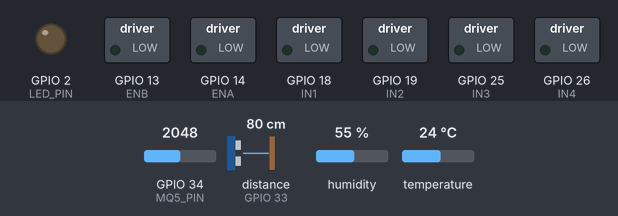
Recording of a sketch running on a simulated ESP32. Shown: switched loads named in the sketch (green lamp = pin HIGH), output pins drawn as LEDs (lit = HIGH). Wiring (inferred from the names in the program): ultrasonic range finder: trigger GPIO 27; echo GPIO 33. The test bench sets the inputs (shaded band); at power-on: temperature 24 °C, GPIO 34 (MQ5_PIN) = 2048, distance to the obstacle (sensor on GPIO 33) 80 cm, humidity 55 %. The echo pulse lasts 58.3 µs per cm; pins used as bus, display or sensor lines are not drawn; what the sketch prints to the serial monitor is not drawn.

Above: at 0.0 s.
At 7.4 s:
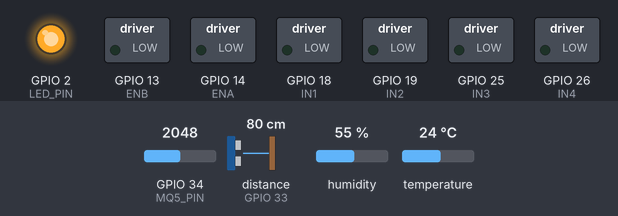
7.5 s: temperature set to 37.7 °C
9.0 s: temperature set to 38.7 °C
13.6 s: GPIO 34 (MQ5_PIN) set to 1025
15.1 s: GPIO 34 (MQ5_PIN) set to 946
Timing chart, 0 to 18.1 s (numbered marks = the images above; inputs shaded):
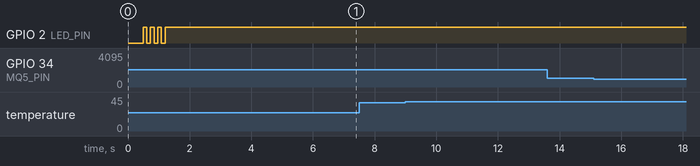

The sketch:

PHOENIX_CAR.ino
```cpp
/*
  PHOENIX - ESP32 DevKit Car Controller
*/

#include <esp_now.h>
#include <WiFi.h>
#include <DHT.h>

// ===== MOTOR PINS =====
#define IN1  18
#define IN2  19
#define ENA  14   // Right motors speed

#define IN3  25
#define IN4  26
#define ENB  13   // Left motors speed

// ===== SENSOR PINS =====
#define TRIG_PIN  27
#define ECHO_PIN  33
#define DHT_PIN    4
#define MQ5_PIN   34
#define LED_PIN    2

// ===== PWM — 5kHz works reliably while keeping hum higher out of audible range =====
#define PWM_FREQ  5000
#define PWM_RES   8        // 8-bit: 0-255

// ===== REMOTE MAC =====
uint8_t remoteMac[] = {0xAC, 0xA7, 0x04, 0xBC, 0xB4, 0xBC};

// ===== STRUCTS — packed prevents padding mismatch between C3 and DevKit =====
typedef struct __attribute__((packed)) {
  int  leftSpeed;
  int  rightSpeed;
  bool stopCommand;
  bool spinCommand;
} RemoteCommand;

typedef struct __attribute__((packed)) {
  int   distance;
  float temperature;
  int   gasValue;
  char  dangerLevel[10];
  bool  obstacleDetected;
  bool  mq5Warmed;
} CarData;

RemoteCommand remoteCmd;
CarData       carData;

// ===== SENSOR STATE =====
#define DHT_TYPE DHT22
DHT dht(DHT_PIN, DHT_TYPE);

float  temperature      = 25.0;
int    distance         = 400;
int    gasValue         = 0;
String dangerLevel      = "LOW";
bool   obstacleDetected = false;
bool   mq5Warmed        = false;

unsigned long mq5Start    = 0;
unsigned long lastDHTRead = 0;
const int     MQ5_THRESHOLD = 2800;

// ===== SPIN STATE =====
bool          spinActive = false;
unsigned long spinStart  = 0;
const unsigned long SPIN_MS = 900UL;

// ===== LAST DIRECTION (for shoot-through protection) =====
int lastL = 0;
int lastR = 0;

// ===== CONNECTION =====
volatile unsigned long lastRemoteMsg   = 0;
volatile bool          remoteConnected = false;
const unsigned long    REMOTE_TIMEOUT  = 2500;

// ===================================================
// MOTOR CONTROL
// ===================================================
void motorSpeed(uint8_t pin, int val) {
  ledcWrite(pin, constrain(abs(val), 0, 255));
}

void stopMotors() {
  motorSpeed(ENA, 0);
  motorSpeed(ENB, 0);
  digitalWrite(IN1, LOW); digitalWrite(IN2, LOW);
  digitalWrite(IN3, LOW); digitalWrite(IN4, LOW);
}

void brakeMotors() {
  digitalWrite(IN1, HIGH); digitalWrite(IN2, HIGH); motorSpeed(ENA, 255);
  digitalWrite(IN3, HIGH); digitalWrite(IN4, HIGH); motorSpeed(ENB, 255);
}

void setRight(int speed) {
  // Brief stop when switching direction to protect L298N
  if ((lastR > 0 && speed < 0) || (lastR < 0 && speed > 0)) {
    motorSpeed(ENA, 0);
    delay(10);
  }
  if      (speed > 0) { digitalWrite(IN1, HIGH); digitalWrite(IN2, LOW);  }
  else if (speed < 0) { digitalWrite(IN1, LOW);  digitalWrite(IN2, HIGH); }
  else                { digitalWrite(IN1, LOW);  digitalWrite(IN2, LOW);  }
  motorSpeed(ENA, abs(speed));
  lastR = speed;
}

void setLeft(int speed) {
  if ((lastL > 0 && speed < 0) || (lastL < 0 && speed > 0)) {
    motorSpeed(ENB, 0);
    delay(10);
  }
  if      (speed > 0) { digitalWrite(IN3, HIGH); digitalWrite(IN4, LOW);  }
  else if (speed < 0) { digitalWrite(IN3, LOW);  digitalWrite(IN4, HIGH); }
  else                { digitalWrite(IN3, LOW);  digitalWrite(IN4, LOW);  }
  motorSpeed(ENB, abs(speed));
  lastL = speed;
}

void updateMotors() {
  int L = remoteCmd.leftSpeed;
  int R = remoteCmd.rightSpeed;

  // Active electronic brake forward when obstacle < 30cm
  if (obstacleDetected && L > 0 && R > 0) {
    brakeMotors();
    Serial.println("OBSTACLE: forward blocked & actively braked");
    return;
  }

  setRight(R);
  setLeft(L);

  // Debug every 500ms
  static unsigned long lastPrint = 0;
  if (millis() - lastPrint > 500) {
    String dir = "IDLE";
    if      (L > 30  && R > 30)  dir = "FORWARD";
    else if (L < -30 && R < -30) dir = "BACKWARD";
    else if (R > L + 30)         dir = "TURN RIGHT";
    else if (L > R + 30)         dir = "TURN LEFT";
    else if (L != 0 || R != 0)   dir = "MOVING";
    Serial.printf("MOTOR> %-12s  L:%5d  R:%5d\n", dir.c_str(), L, R);
    lastPrint = millis();
  }
}

// ===================================================
// SENSORS
// ===================================================
int getDistance() {
  digitalWrite(TRIG_PIN, LOW);  delayMicroseconds(2);
  digitalWrite(TRIG_PIN, HIGH); delayMicroseconds(10);
  digitalWrite(TRIG_PIN, LOW);
  long dur = pulseIn(ECHO_PIN, HIGH, 30000UL);
  if (dur == 0) return 400;
  return constrain((int)(dur * 0.0343f / 2.0f), 2, 400);
}

void readSensors() {
  distance = getDistance();
  if (millis() - lastDHTRead >= 2000) {
    float t = dht.readTemperature();
    if (!isnan(t)) temperature = t;
    lastDHTRead = millis();
  }
  gasValue = analogRead(MQ5_PIN);
}

void updateDangerLevel() {
  bool gasHigh  = mq5Warmed && (gasValue > MQ5_THRESHOLD);
  bool tempHigh = (temperature > 55.0);
  bool tempWarm = (temperature > 38.0);
  bool closeObj = (distance < 30 && distance > 2);
  obstacleDetected = closeObj;
  if      (gasHigh || tempHigh)  dangerLevel = "HIGH";
  else if (tempWarm || closeObj) dangerLevel = "MED";
  else                           dangerLevel = "LOW";
}

void sendDataToCAM() {
  Serial2.printf("DIST:%03d,TEMP:%05.1f,GAS:%04d,DANGER:%s\n",
    distance, temperature, gasValue, dangerLevel.c_str());
}

// ===================================================
// ESP-NOW
// ===================================================
void addRemotePeer() {
  esp_now_del_peer(remoteMac);
  esp_now_peer_info_t p = {};
  memcpy(p.peer_addr, remoteMac, 6);
  p.channel = 0; p.encrypt = false;
  Serial.println(esp_now_add_peer(&p) == ESP_OK ? "Peer OK" : "Peer FAILED");
}

void initESPNow() {
  WiFi.mode(WIFI_STA);
  WiFi.disconnect(); delay(100);
  if (esp_now_init() != ESP_OK) { Serial.println("ESP-NOW FAILED"); return; }
  Serial.println("ESP-NOW OK");

  esp_now_register_send_cb(
    [](const wifi_tx_info_t* i, esp_now_send_status_t s) {}
  );

  esp_now_register_recv_cb(
    [](const esp_now_recv_info_t* info, const uint8_t* data, int len) {
      if (len == sizeof(RemoteCommand)) {
        memcpy(&remoteCmd, data, sizeof(remoteCmd));
        lastRemoteMsg   = millis();
        remoteConnected = true;
      } else {
        Serial.printf("SIZE MISMATCH: got=%d expected=%d\n",
          len, sizeof(RemoteCommand));
      }
    }
  );

  addRemotePeer();
}

// ===================================================
// SETUP
// ===================================================
void setup() {
  Serial.begin(115200);
  delay(500);
  Serial.println("\n=== PHOENIX Car FINAL v2 ===");
  Serial.printf("RemoteCommand size: %d bytes\n", sizeof(RemoteCommand));
  Serial.printf("CarData size:       %d bytes\n", sizeof(CarData));

  Serial2.begin(115200, SERIAL_8N1, 16, 17);

  pinMode(LED_PIN, OUTPUT); digitalWrite(LED_PIN, HIGH);
  pinMode(IN1, OUTPUT); pinMode(IN2, OUTPUT);
  pinMode(IN3, OUTPUT); pinMode(IN4, OUTPUT);
  pinMode(TRIG_PIN, OUTPUT);
  pinMode(ECHO_PIN, INPUT);

  // SDK 3.x PWM — 1kHz reliable for L298N forward AND backward
  ledcAttach(ENA, PWM_FREQ, PWM_RES);
  ledcAttach(ENB, PWM_FREQ, PWM_RES);
  stopMotors();

  dht.begin();
  mq5Start = millis();
  Serial.println("MQ-5 warming up (60s)...");

  initESPNow();

  for (int i = 0; i < 3; i++) {
    digitalWrite(LED_PIN, LOW);  delay(120);
    digitalWrite(LED_PIN, HIGH); delay(120);
  }

  Serial.println("Car ready — waiting for remote...");
  Serial.printf("MAC: %s\n", WiFi.macAddress().c_str());
}

// ===================================================
// LOOP
// ===================================================
void loop() {
  if (!mq5Warmed && millis() - mq5Start >= 60000UL) {
    mq5Warmed = true;
    Serial.println("MQ-5 ready");
  }

  if (remoteConnected && (millis() - lastRemoteMsg > REMOTE_TIMEOUT)) {
    remoteConnected = false;
    stopMotors();
    lastL = 0; lastR = 0;
    Serial.println("Remote LOST - Auto resume when back in range");
  }

  readSensors();
  updateDangerLevel();

  if (!remoteConnected) {
    stopMotors();
    spinActive = false;
  } else if (remoteCmd.stopCommand) {
    stopMotors();
    spinActive = false;
  } else if (remoteCmd.spinCommand && !spinActive) {
    // Start Spin macro (one-tap to activate full spin)
    spinActive = true;
    spinStart = millis();
    setLeft(255);
    setRight(-255);
    Serial.println("SPIN started");
  } else if (spinActive) {
    if (millis() - spinStart >= SPIN_MS) {
      spinActive = false;
      stopMotors();
      Serial.println("SPIN done");
    } else {
      setLeft(255);
      setRight(-255);
    }
  } else {
    updateMotors();
  }

  carData.distance         = distance;
  carData.temperature      = temperature;
  carData.gasValue         = gasValue;
  carData.obstacleDetected = obstacleDetected;
  carData.mq5Warmed        = mq5Warmed;
  strcpy(carData.dangerLevel, dangerLevel.c_str());
  esp_now_send(remoteMac, (uint8_t*)&carData, sizeof(carData));

  sendDataToCAM();

  static unsigned long lastDbg = 0;
  if (millis() - lastDbg > 2000) {
    Serial.printf("DIST:%3dcm  TEMP:%.1fC  GAS:%4d  %s  Remote:%s\n",
      distance, temperature, gasValue, dangerLevel.c_str(),
      remoteConnected ? "OK" : "LOST");
    lastDbg = millis();
  }

  delay(30);
}
```

Measured:
- after the input at 7.5 s, every drawn part: stays the same
- after the input at 9.0 s, every drawn part: stays the same
- after the input at 13.6 s, every drawn part: stays the same
- after the input at 15.1 s, every drawn part: stays the same
